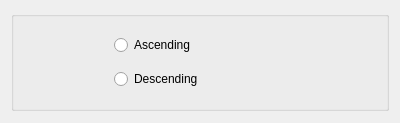
<?xml version="1.0" encoding="UTF-8"?>
<ui version="4.0">
 <class>SortMatrixDialog</class>
 <widget class="QDialog" name="SortMatrixDialog">
  <property name="geometry">
   <rect>
    <x>0</x>
    <y>0</y>
    <width>400</width>
    <height>123</height>
   </rect>
  </property>
  <property name="sizePolicy">
   <sizepolicy hsizetype="Preferred" vsizetype="Preferred">
    <horstretch>0</horstretch>
    <verstretch>0</verstretch>
   </sizepolicy>
  </property>
  <property name="minimumSize">
   <size>
    <width>380</width>
    <height>120</height>
   </size>
  </property>
  <property name="windowTitle">
   <string>Dialog</string>
  </property>
  <property name="windowOpacity">
   <double>1.000000000000000</double>
  </property>
  <layout class="QVBoxLayout" name="verticalLayout">
   <item>
    <widget class="QGroupBox" name="orderBox">
     <property name="sizePolicy">
      <sizepolicy hsizetype="Preferred" vsizetype="Fixed">
       <horstretch>0</horstretch>
       <verstretch>0</verstretch>
      </sizepolicy>
     </property>
     <property name="minimumSize">
      <size>
       <width>350</width>
       <height>100</height>
      </size>
     </property>
     <property name="layoutDirection">
      <enum>Qt::LeftToRight</enum>
     </property>
     <property name="alignment">
      <set>Qt::AlignLeading|Qt::AlignLeft|Qt::AlignVCenter</set>
     </property>
     <layout class="QVBoxLayout" name="verticalLayout_3">
      <property name="leftMargin">
       <number>100</number>
      </property>
      <property name="topMargin">
       <number>10</number>
      </property>
      <property name="rightMargin">
       <number>10</number>
      </property>
      <property name="bottomMargin">
       <number>10</number>
      </property>
      <item>
       <widget class="QRadioButton" name="ascendButton_">
        <property name="text">
         <string>Ascending</string>
        </property>
       </widget>
      </item>
      <item>
       <widget class="QRadioButton" name="descendButton_">
        <property name="text">
         <string>Descending</string>
        </property>
       </widget>
      </item>
     </layout>
    </widget>
   </item>
  </layout>
 </widget>
 <resources/>
 <connections/>
</ui>
